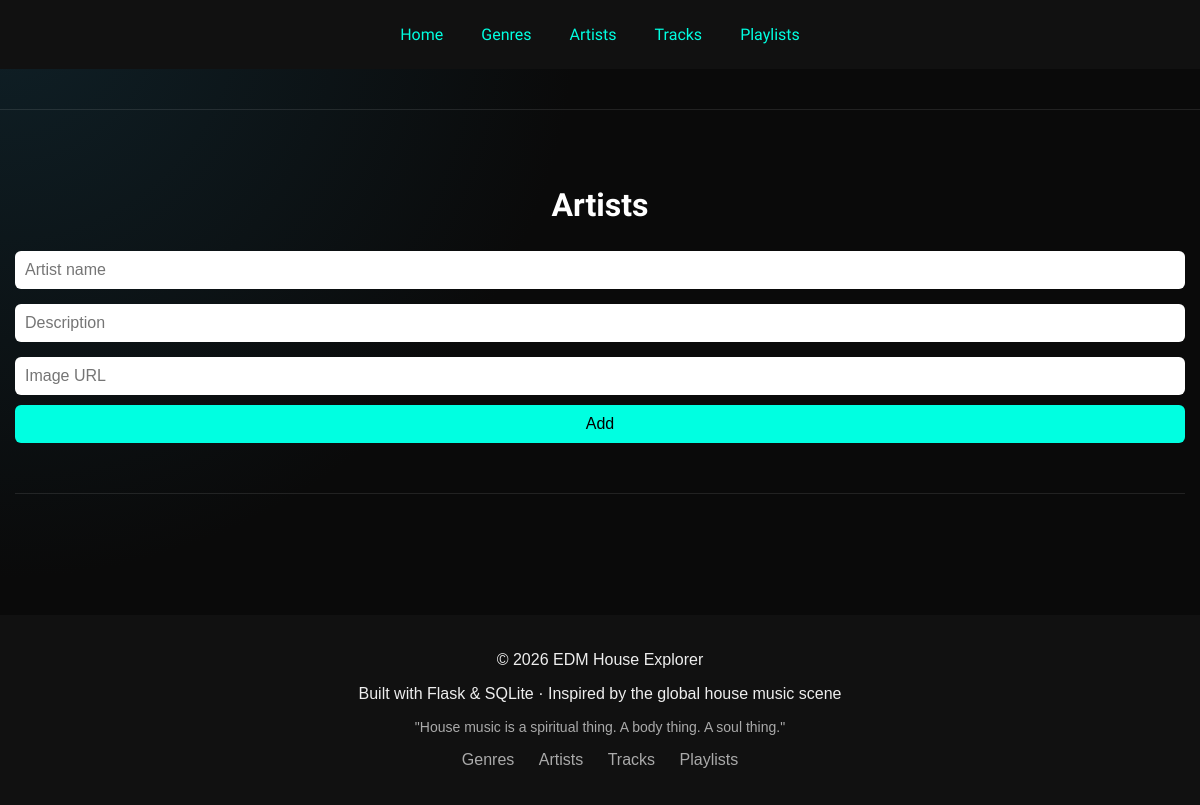
/artists, run on an earlier commit of the app's database.
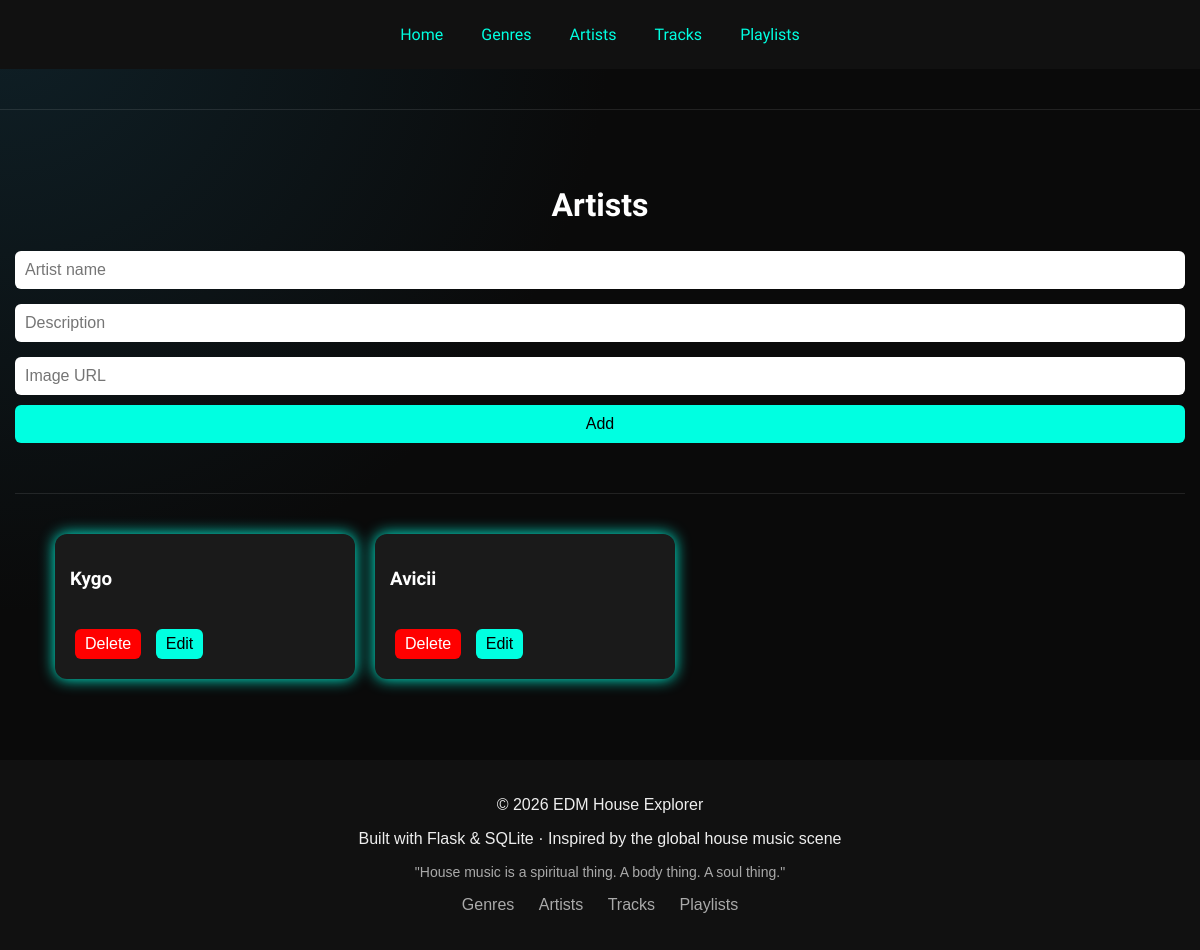
And on a later commit of the database.
### tables this page shows
CREATE TABLE artists (
        id INTEGER PRIMARY KEY AUTOINCREMENT,
        name TEXT NOT NULL
    );

### app.py (the view)
@app.route("/artists")
def artists():
    conn = sqlite3.connect("database.db")
    cursor = conn.cursor()
    cursor.execute("SELECT * FROM artists")
    artists = cursor.fetchall()
    conn.close()
    return render_template("artists.html", artists=artists)

### templates/artists.html (shortened to what this page needs)
{% extends "base.html" %}
{% block content %}
<div class="container">
    <h1>Artists</h1>
    <form method="POST" action="/add_artist">
        <input type="text" name="name" placeholder="Artist name" required>
        <input type="text" name="description" placeholder="Description">
        <input type="text" name="image" placeholder="Image URL">
        <button type="submit">Add</button>
    </form>
    <hr>
    <ul>
        <div class="card-container">
        {% for artist in artists %}
            <div class="card">
                <h3>{{ artist[1] }}</h3>
                <a class="btn delete" href="/delete_artist/{{ artist[0] }}">Delete</a>
                <a class="btn edit" href="/edit_artist/{{ artist[0] }}">Edit</a>
            </div>
        {% endfor %}
        </div>
    </ul>
</div>
{% endblock %}

### templates/base.html (shortened to what this page needs)
<!DOCTYPE html>
<html>
<head>
    <link rel="stylesheet" href="{{ url_for('static', filename='style.css') }}">
</head>
<body>
    <nav>
        <a href="/">Home</a>
        <a href="/genres">Genres</a>
        <a href="/artists">Artists</a>
        <a href="/tracks">Tracks</a>
        <a href="/playlists">Playlists</a>
    </nav>
    <hr>
    {% block content %}{% endblock %}
    <footer style="margin-top: 50px; padding: 20px; background-color: #111; color: #eee; text-align: center;">
    <p>© 2026 EDM House Explorer</p>
    <p>
        Built with Flask & SQLite · Inspired by the global house music scene
    </p>
    <p style="font-size: 14px; color: #aaa;">
        "House music is a spiritual thing. A body thing. A soul thing."
    </p>
    <p>
        <a href="/genres" style="color: #aaa; margin: 0 10px;">Genres</a>
        <a href="/artists" style="color: #aaa; margin: 0 10px;">Artists</a>
        <a href="/tracks" style="color: #aaa; margin: 0 10px;">Tracks</a>
        <a href="/playlists" style="color: #aaa; margin: 0 10px;">Playlists</a>
    </p>
</footer>
</body>
</html>

### static/style.css (style rules this page uses)
hr { border: none; height: 1px; background: rgba(255,255,255,0.1); margin: 40px 0; }
body { background-color: #0a0a0a; color: white; font-family: 'Inter', sans-serif; background: radial-gradient(circle at top left, #0f2027, #0a0a0a 40%), radial-gradient(circle at bottom right, #001f1c, #0a0a0a 40%); background-attachment: fixed; }
h1, h2, h3, nav { font-family: 'Orbitron', sans-serif; }
nav { background: #111; padding: 10px; display: flex; justify-content: center; gap: 20px; }
nav a { color: #00ffe1; text-decoration: none; }
input, select { width: 100%; padding: 10px; margin: 5px 0; border-radius: 6px; border: none; }
button { padding: 10px 15px; background: #00ffe1; border: none; border-radius: 6px; cursor: pointer; }
.btn { display: inline-block; padding: 6px 10px; margin: 5px; border-radius: 6px; text-decoration: none; transition: all 0.3s ease; }
.edit { background: #00ffe1; color: black; }
.delete { background: red; color: white; }
.card-container { display: flex; flex-wrap: wrap; gap: 20px; }
.card { background: #1a1a1a; padding: 15px; border-radius: 12px; width: 250px; box-shadow: 0 0 15px #00ffe1; transition: all 0.3s ease; }
h1 { text-align: center; }
footer { margin-top: 50px; padding: 20px; background-color: #111; color: #eee; text-align: center; }
footer a { color: #aaa; margin: 0 10px; text-decoration: none; }
* { box-sizing: border-box; }
html, body { margin: 0; padding: 0; overflow-x: hidden; font-family: Arial, sans-serif; }
.container { width: 100%; max-width: 1200px; margin: auto; padding: 15px; }
nav { display: flex; flex-wrap: wrap; gap: 10px; padding: 15px; }
nav a { text-decoration: none; padding: 10px 14px; }
form { width: 100%; }
input, select, textarea, button { width: 100%; max-width: 100%; padding: 10px; margin-bottom: 10px; font-size: 16px; }
.track-card, .card { width: 100%; max-width: 300px; }

What changed in the data, as far as the page shows it:
added artists: name "Kygo"
added artists: name "Avicii"
